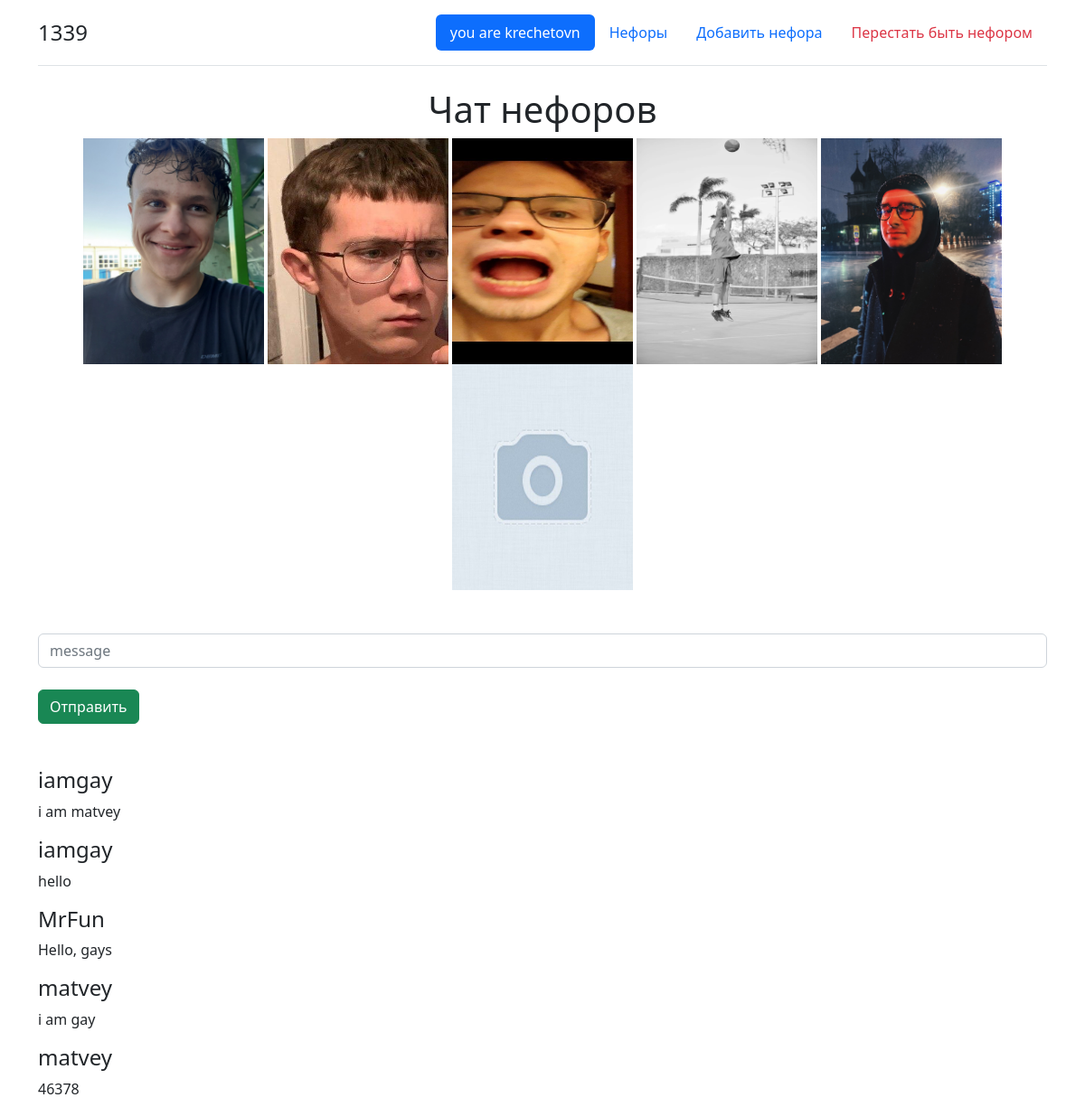
The page / (signed in, upper part) on the database as committed earlier.
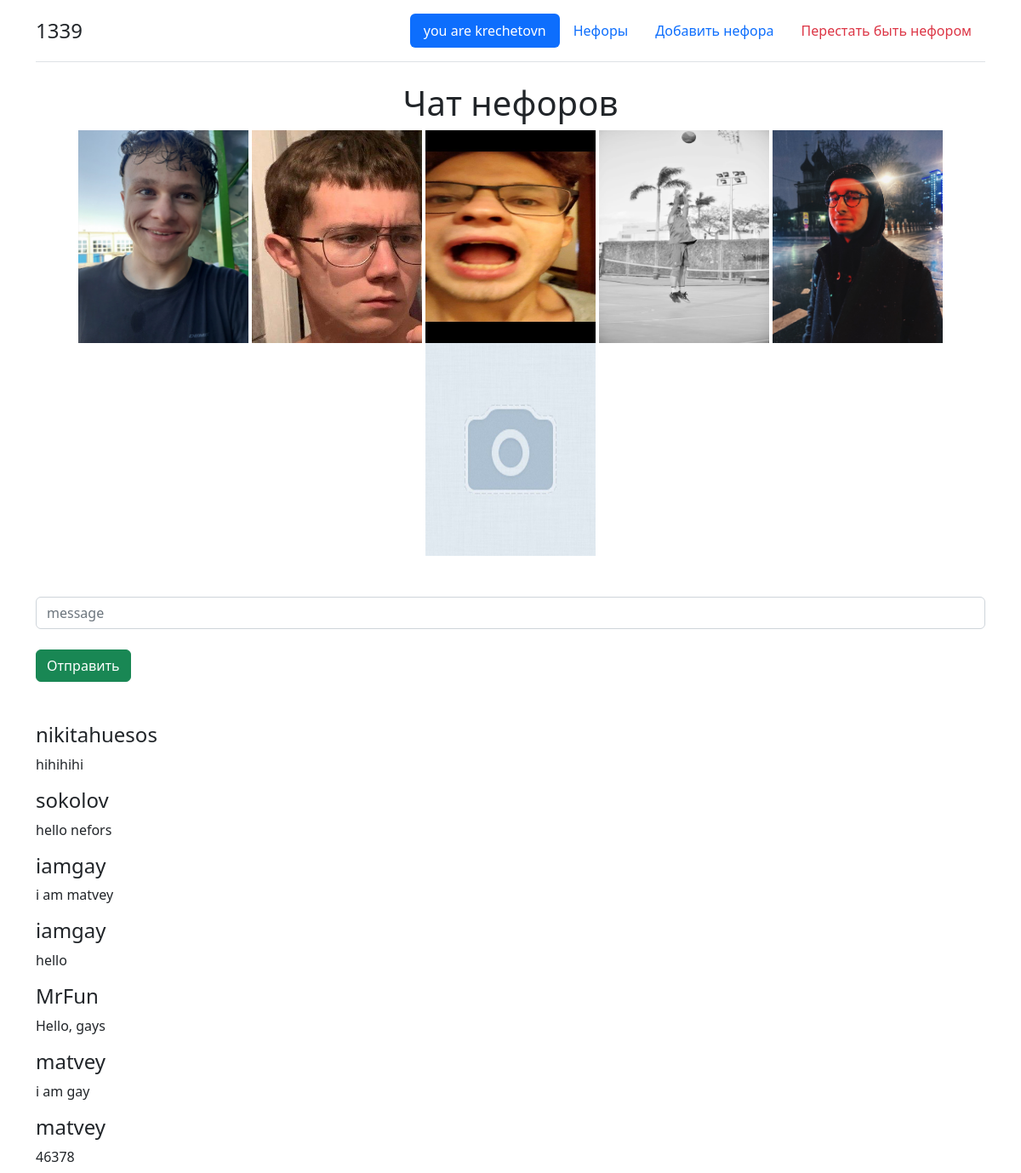
The same page on the database as committed later.
### neffory.py (models this page shows, shortened)
class Message(db.Model):
    id = db.Column(db.Integer, primary_key=True)
    username = db.Column(db.String(50), nullable=False)
    message = db.Column(db.Text, nullable=False)
    date = db.Column(db.DateTime, default=datetime.utcnow)

### neffory.py (the view)
@app.route("/", methods=['POST', 'GET'])
def index():
    try:
        messages = Message.query.order_by(Message.id.desc()).limit(10).all()
    except Exception:
        messages = []
    if request.method == "POST":
        username = session['username']
        message = request.form['message']
        if message == "":
            return render_template("main.html", messages=messages, login=session['username'])
        message = Message(username=username, message=message)
        try:
            db.session.add(message)
            db.session.commit()
            return redirect('/')
        except:
            return "Error occured"
    else:
        try:
            return render_template("main.html", messages=messages, login=session['username'])
        except Exception:
            return redirect("/login")

### templates/main.html (shortened to what this page needs)
{% extends 'base.html' %}
{% block body%}
<h1 class="text-center">Чат нефоров</h1>
<div class="container text-center">
    <a href="/pidor/1"><img  style="width: 200px; height: 250px;" src="{{ url_for('static', filename='images/efZZq_P8bSoNKtXhKtLp44DJiW87jwJ6q2ULGkpmCG2kxUIz9hAodzgWb-CMWV7WAqpJaOY68qslfvX8mos1gnlF.jpg') }}"></a>
    <a href="/pidor/2"><img  style="width: 200px; height: 250px;" src="{{ url_for('static', filename='images/photo_2022-10-12_17-44-38.jpg') }}"></a>
    <a href="/pidor/3"><img  style="width: 200px; height: 250px;" src="{{ url_for('static', filename='images/photo_2022-10-12_18-04-55.jpg') }}"></a>
    <a href="/pidor/4"><img  style="width: 200px; height: 250px;" src="{{ url_for('static', filename='images/nw1spduu5HneiaVGuWlv-H7tVWi_4g87jHe9LVq_bSYgiIvJJFTpcw9wAhCsopeoFeSjyJ4hgrDrf6k7YzLY1wvM.jpg') }}"></a>
    <a href="/pidor/5"><img  style="width: 200px; height: 250px;" src="{{ url_for('static', filename='images/nefor.jpg') }}"></a>
    <a href="/pidor/6"><img  style="width: 200px; height: 250px;" src="{{ url_for('static', filename='images/balbes.jpg') }}"></a>
</div>
<div class="container mt-5">
    <form method="post">
        <input class="form-control" name="message" type="text" id="message" placeholder="message"><br>
        <input type="submit" class="btn btn-success" value="Отправить"></button>
    </form>
</div>
<div class="container mt-5">
    {% for message in messages %}
        <h4>{{ message.username }}</h4>
        <p>{{ message.message }}</p>
    {% endfor %}
</div>
{% endblock %}

### templates/base.html (shortened to what this page needs)
<!DOCTYPE html>
<html lang="en">
<head>
    <link rel="stylesheet" href="https://cdn.jsdelivr.net/npm/bootstrap@5.2.2/dist/css/bootstrap.min.css">
</head>
<body>
    <div class="container">
        <header class="d-flex flex-wrap justify-content-center py-3 mb-4 border-bottom">
          <a href="/" class="d-flex align-items-center mb-3 mb-md-0 me-md-auto text-dark text-decoration-none">
            <span class="fs-4 ">1339</span>
          </a>
          <ul class="nav nav-pills">
            <li class="nav-item"><a href="/" class="nav-link active" aria-current="page">you are {{ login }}</a></li>
            <li class="nav-item"><a href="/pidors" class="nav-link">Нефоры</a></li>
            <li class="nav-item"><a href="/add_pidor" class="nav-link">Добавить нефора</a></li>
            <li class="nav-item text-danger"><a href="/unsetsession" class="nav-link text-danger">Перестать быть нефором</a></li>
          </ul>
        </header>
      </div>
    {% block body %} {% endblock %}
</body>
</html>

Rows that differ between the two databases and show on the page:
added Message: username "nikitahuesos", message "hihihihi"
added Message: username "sokolov", message "hello nefors"
